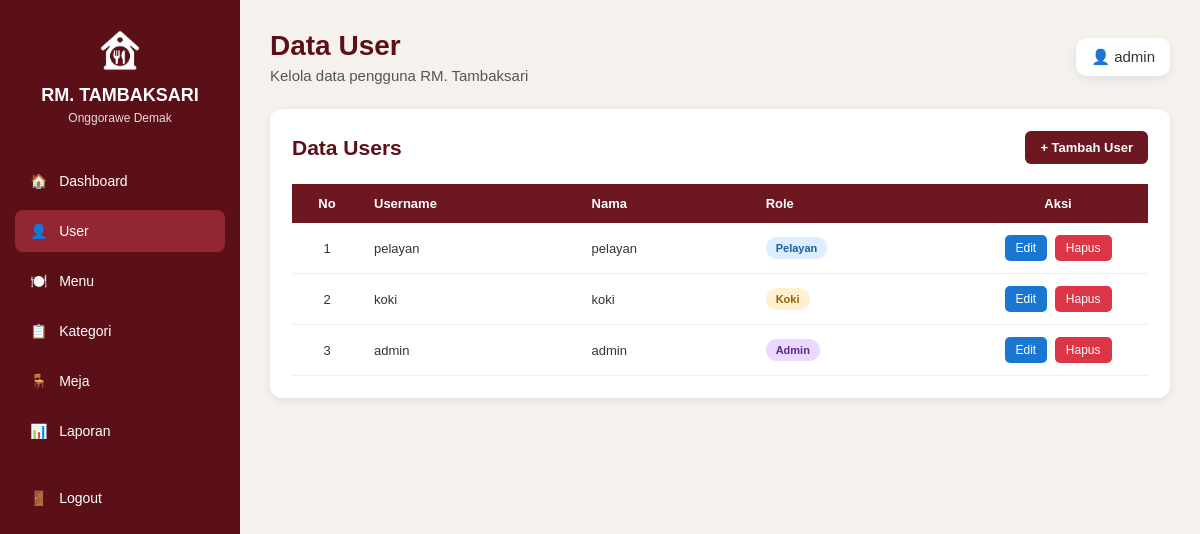
Page /admin/users/index.php on the committed database.
### tables this page shows
CREATE TABLE `users` (
  `id_user` int NOT NULL,
  `username` varchar(50) DEFAULT NULL,
  `password` varchar(255) DEFAULT NULL,
  `role` enum('admin','pelayan','koki') DEFAULT NULL,
  `nama` varchar(100) DEFAULT NULL
);

### admin/users/index.php (the view, shortened to what this page needs)
<?php
include "../../config.php";
$no = 1;
$ambildata = mysqli_query($db, "SELECT * FROM users ORDER BY id_user ASC");
?>
<!DOCTYPE html>
<html lang="id">
<head>
</head>
<body>
<aside class="sidebar">
    <div class="logo">
        <img src="../../assets/images/logo.png" alt="Logo RM Tambaksari">
        <h2>RM. TAMBAKSARI</h2>
        <p>Onggorawe Demak</p>
    </div>
    <ul class="menu">
        <li>
            <a href="../dashboard.php">
                🏠 &nbsp; Dashboard
            </a>
        </li>
        <li>
            <a href="index.php" class="active">
                👤 &nbsp; User
            </a>
        </li>
        <li>
            <a href="../menu/index.php">
                🍽️ &nbsp; Menu
            </a>
        </li>
        <li>
            <a href="../kategori/index.php">
                📋 &nbsp; Kategori
            </a>
        </li>
        <li>
            <a href="../meja/index.php">
                🪑 &nbsp; Meja
            </a>
        </li>
        <li>
            <a href="../laporan/index.php">
                📊 &nbsp; Laporan
            </a>
        </li>
        <li>
            <a href="../../logout.php" class="logout">
                🚪 &nbsp; Logout
            </a>
        </li>
    </ul>
</aside>
<main class="main">
    <div class="topbar">
        <div>
            <h1>Data User</h1>
            <p>Kelola data pengguna RM. Tambaksari</p>
        </div>
        <div class="admin-name">
            👤
            <?php
            echo htmlspecialchars(
                $_SESSION['username'] ?? 'admin'
            );
            ?>
        </div>
    </div>
    <div class="content-box">
        <div class="content-header">
            <h2>Data Users</h2>
            <a href="tambah.php" class="btn-tambah">
                + Tambah User
            </a>
        </div>
        <div class="table-container">
            <table>
                <tr>
                    <th>No</th>
                    <th>Username</th>
                    <th>Nama</th>
                    <th>Role</th>
                    <th>Aksi</th>
                </tr>
                <?php
                if (mysqli_num_rows($ambildata) > 0) {
                    while ($tampildata = mysqli_fetch_assoc($ambildata)) {
                ?>
                <tr>
                    <td>
                        <?php echo $no++; ?>
                    </td>
                    <td>
                        <?php
                        echo htmlspecialchars(
                            $tampildata['username']
                        );
                        ?>
                    </td>
                    <td>
                        <?php
                        echo htmlspecialchars(
                            $tampildata['nama']
                        );
                        ?>
                    </td>
                    <td>
                        <span class="role <?php echo $tampildata['role']; ?>">
                            <?php
                            echo ucfirst(
                                $tampildata['role']
                            );
                            ?>
                        </span>
                    </td>
                    <td>
                        <a
                            href="edit.php?id_user=<?php echo $tampildata['id_user']; ?>"
                            class="btn-edit"
                        >
                            Edit
                        </a>
                        <a
                            href="hapus.php?id_user=<?php echo $tampildata['id_user']; ?>"
                            class="btn-hapus"
                            onclick="return confirm('Yakin ingin menghapus user ini?');"
                        >
                            Hapus
                        </a>
                    </td>
                </tr>
                <?php
                    }
                }
                ?>
            </table>
        </div>
    </div>
</main>
</body>
</html>

### admin/users/index.php (style rules this page uses)
* { box-sizing: border-box; margin: 0; padding: 0; font-family: Arial, sans-serif; }
body { background: #f5f1ed; color: #333; }
.sidebar { position: fixed; left: 0; top: 0; width: 240px; height: 100vh; background: #5b1018; color: white; padding: 25px 15px; }
.logo { text-align: center; margin-bottom: 35px; }
.logo img { width: 50px; height: 50px; object-fit: contain; margin-bottom: 6px; }
.logo h2 { font-size: 18px; color: white; }
.logo p { font-size: 12px; color: #eadada; margin-top: 5px; }
.menu { list-style: none; }
.menu li { margin-bottom: 8px; }
.menu a { display: block; padding: 13px 15px; color: white; text-decoration: none; border-radius: 8px; font-size: 14px; }
.menu a.active { background: #922733; }
.menu .logout { margin-top: 25px; }
.main { margin-left: 240px; padding: 30px; }
.topbar { display: flex; justify-content: space-between; align-items: center; margin-bottom: 25px; }
.topbar h1 { color: #5b1018; font-size: 28px; margin-bottom: 5px; }
.topbar p { color: #555; font-size: 15px; }
.admin-name { background: white; padding: 10px 15px; border-radius: 10px; box-shadow: 0 3px 10px rgba(0,0,0,0.08); font-size: 15px; }
.content-box { background: white; border-radius: 12px; padding: 22px; box-shadow: 0 3px 10px rgba(0,0,0,0.07); }
.content-header { display: flex; justify-content: space-between; align-items: center; margin-bottom: 20px; }
.content-header h2 { color: #5b1018; font-size: 21px; }
.btn-tambah { display: inline-block; background: #6d1720; color: white; text-decoration: none; padding: 9px 15px; border-radius: 6px; font-size: 13px; font-weight: bold; }
.table-container { overflow-x: auto; }
table { width: 100%; border-collapse: collapse; background: white; }
th { background: #6d1720; color: white; padding: 12px; text-align: left; font-size: 13px; }
td { padding: 12px; border-bottom: 1px solid #eeeeee; font-size: 13px; }
th:first-child, td:first-child { width: 70px; text-align: center; }
th:last-child, td:last-child { width: 180px; text-align: center; }
.role { display: inline-block; padding: 5px 10px; border-radius: 20px; font-size: 11px; font-weight: bold; }
.admin { background: #ead8ff; color: #5a2a8a; }
.pelayan { background: #dceeff; color: #1961a5; }
.koki { background: #fff0d1; color: #9a6100; }
.btn-edit { display: inline-block; background: #1976d2; color: white; text-decoration: none; padding: 6px 11px; border-radius: 5px; font-size: 12px; margin-right: 4px; }
.btn-hapus { display: inline-block; background: #dc3545; color: white; text-decoration: none; padding: 6px 11px; border-radius: 5px; font-size: 12px; }

### rows in the picture
users: username "pelayan", nama "pelayan", role "Pelayan"
users: username "koki", nama "koki", role "Koki"
users: username "admin", nama "admin", role "Admin"

### other values in the picture
$_SESSION['username'] "admin"
